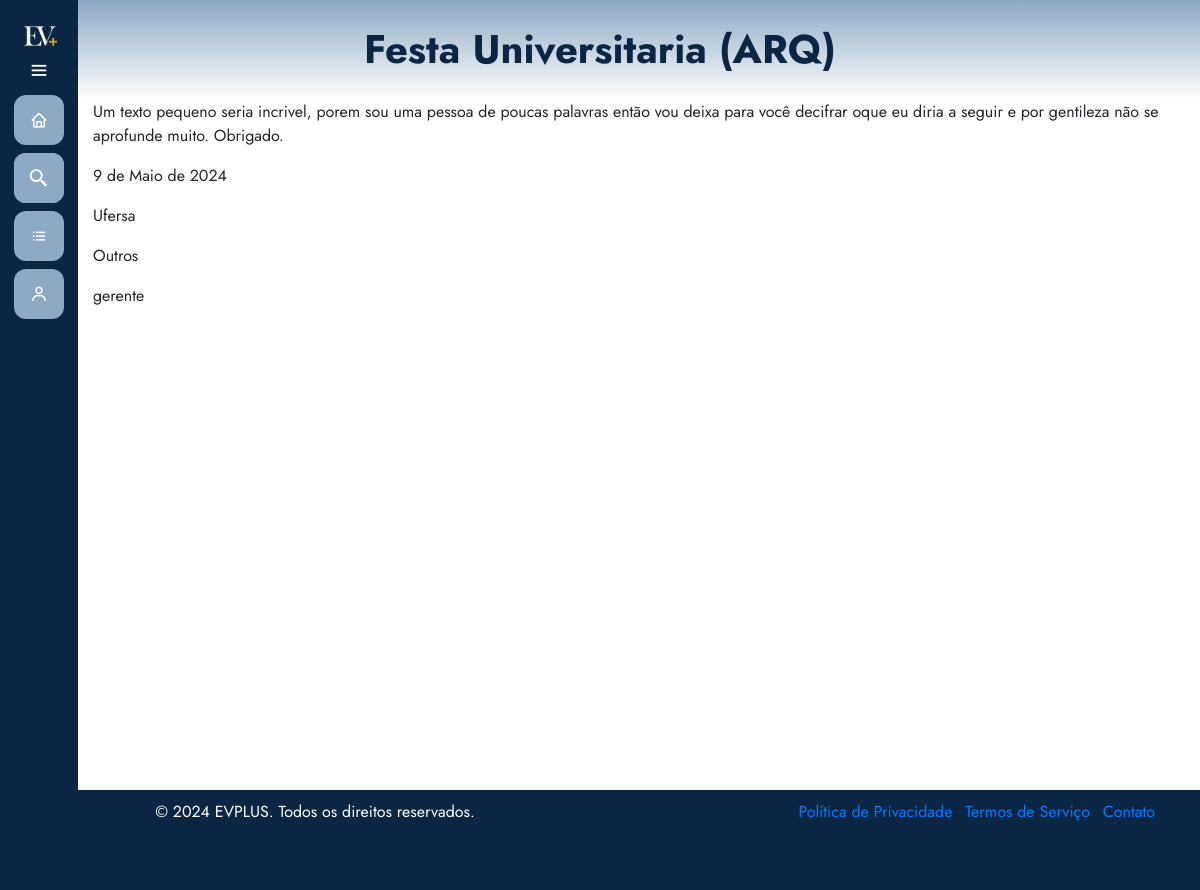
/eventos/detalhes/2/, run on the app's committed database.
### eventos/models.py (models this page shows, shortened)
class Evento(models.Model):
    user = models.ForeignKey(User, on_delete=models.CASCADE)
    clients = models.ManyToManyField(User, through='Inscricao', related_name='eventos')
    name = models.CharField(max_length=100)
    description = models.TextField()
    local = models.CharField(max_length=100)
    date = models.DateField()
    time = models.TimeField()
    category = models.CharField(max_length=100)
    banner = models.ImageField(upload_to='eventos', null=True, blank=True)

### eventos/views.py (the view)
# urls.py: path('detalhes/<int:id>/', views.detalhesEvento, name='detalhes_evento'),
def detalhesEvento(request, id):
    exibir_sidebar = True
    evento = Evento.objects.get(id=id)
    usuario = request.user
    ja_inscrito = evento.clients.filter(pk=usuario.pk).exists()
    return render(request, 'visualizarEvento.html', {'evento': evento, 'exibir_sidebar': exibir_sidebar})

### eventos/templates/visualizarEvento.html (shortened to what this page needs)
{% extends 'base.html' %}
{% load static %}
{% block 'head' %}
    <link rel="stylesheet" href="{% static 'eventos/css/meuseventos.css' %}">
{% endblock %}
{% block 'dashboard' %}
    <div class="container">
        <div class="row">
            <div class="col-md-12">
                <p>{{ evento.description }}</p>
                <p>{{ evento.date }}</p>
                <p>{{ evento.local }}</p>
                <p>{{ evento.category }}</p>
                <p>{{ evento.user }}</p>
            </div>
        </div>
    </div>
{% endblock %}

### templates/static/general/css/base.css (style rules this page uses)
* { margin: 0; padding: 0; box-sizing: border-box; font-family: "Jost" , sans-serif; }

### templates/static/general/css/general.css (style rules this page uses)
:root { --main-color: #8da9c4; --dark-color: #0b2545; --light-color: #eef4ed; --contrast-color: #467afd; --differential-color: #134074; }

### data on the page
Evento: description "Um texto pequeno seria incrivel, porem sou uma pessoa de poucas palavras então vou deixa para você decifrar oque eu diria a seguir e por gentileza não se aprofunde muito. Obrigado.", date "9 de Maio de 2024", local "Ufersa", category "Outros", user "gerente"
